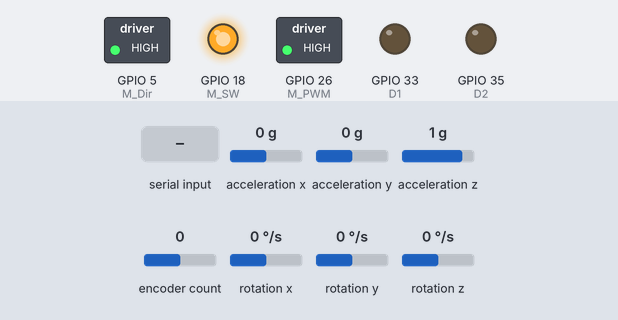
Bench run of a sketch on a simulated ESP32. On the bench: switched loads named in the sketch (green lamp = pin HIGH), output pins drawn as LEDs (lit = HIGH). The inputs (shaded band) are chosen by the test bench; at power-on: acceleration y 0 g, encoder count 0, acceleration z 1 g, acceleration x 0 g, rotation x 0 °/s, rotation y 0 °/s, rotation z 0 °/s. What the sketch prints to the serial monitor is not drawn.

Above: at 1.9 s.
2.0 s: "i90\n" received over Serial
At 2.22 s:
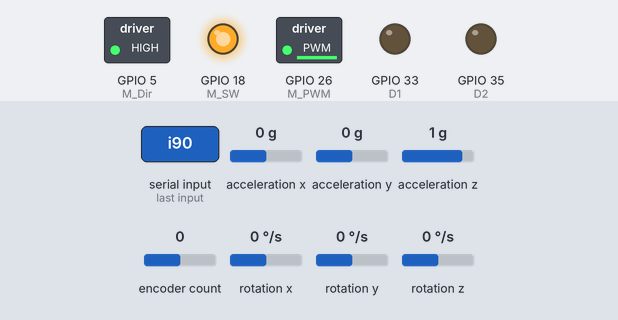
5.0 s: acceleration y set to -1.4 g
At 6.2 s:
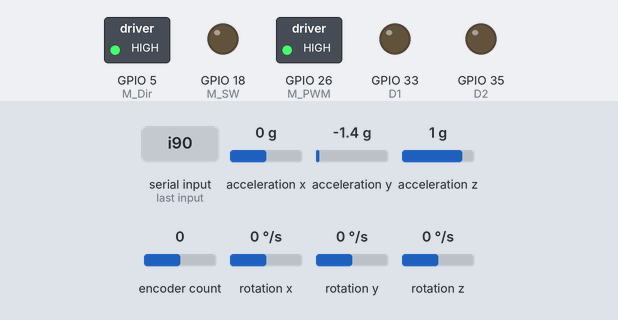
6.5 s: acceleration y set to -0.5 g
8.0 s: acceleration y set to -0.2 g
At 8.8 s:
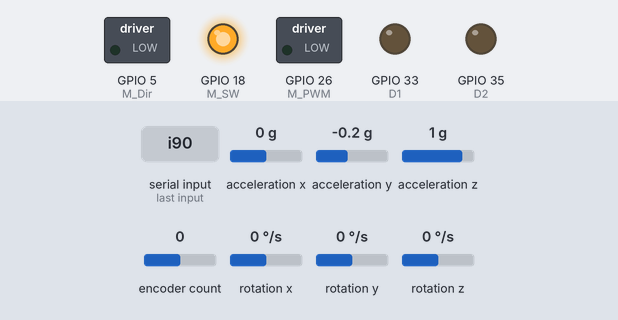
9.5 s: encoder count set to -1
11.0 s: acceleration z set to 0.7 g
14.0 s: acceleration z set to 0.4 g
At 15.2 s:
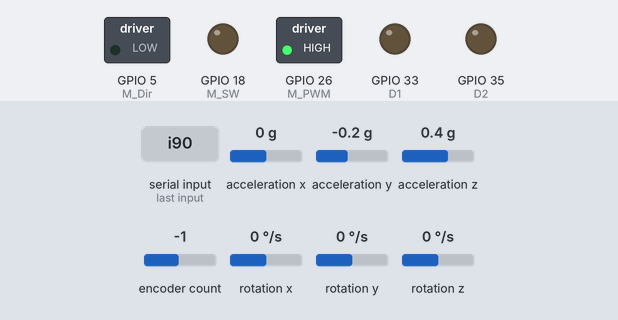
Timing chart, 0 to 16.5 s (numbered marks = the images above; inputs shaded):
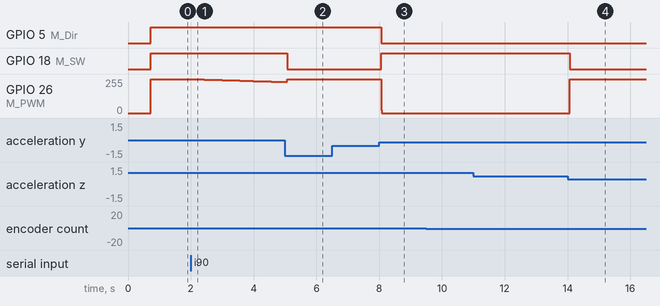

Measured:
- the behaviour switches between -0.4 and -0.3 g on acceleration y (found by bisection; images 2 and 3)
- the behaviour switches between 0.6 and 0.5 g on acceleration z (found by bisection; images 3 and 4)
- after the input at 2.0 s, GPIO 26 (M_PWM): moves from 255/255 to 233/255 over 3.0 s, starting at once
- after the input at 5.0 s, GPIO 18 (M_SW): HIGH → LOW after 0.07 s
- after the input at 8.0 s, GPIO 5 (M_Dir): HIGH → LOW after 0.07 s; GPIO 18 (M_SW): LOW → HIGH after 0.07 s; GPIO 26 (M_PWM): 255/255 → 0/255 after 0.07 s
- after the input at 14.0 s, GPIO 18 (M_SW): HIGH → LOW after 0.06 s; GPIO 26 (M_PWM): 0/255 → 255/255 after 0.06 s

The sketch:

main_kalman_filter.ino
```cpp
#include <ESP32Encoder.h>
#include "Wire.h"
#include "I2Cdev.h"
#include "MPU6050.h"
#include <PID_v1.h>
//#include <Servo.h>

#define M_PWM 26
#define M_SW 18
#define M_Dir 5
#define D1 33
#define D2 35

MPU6050 accelgyro;
ESP32Encoder encoder;

float count;
float theta_dotWheel=0;

const int m_freq = 20000;
const int resolution = 8;
int MAX_PWM_VOLTAGE = 255;
const int M_Wheel = 1;

const int ledChannel_1 = 2;
const int ledChannel_2 = 3;

const int D_freq = 5000;

double Setpoint, Input, Output;
float kp=4;
float ki=0;
float kd=0.1;


unsigned long now, lastTime = 0;
float dt;

int16_t ax, ay, az, gx, gy, gz;             //raw data from mpu6050
float aax=0, aay=0, agx=0, agy=0, agz=0;    //angle var
long axo = 0, ayo = 0, azo = 0;             //acc offset
long gxo = 0, gyo = 0, gzo = 0;             //gyr offset

float pi = 3.1415926;
float AcceRatio = 16384.0;                  //Ratio for acc
float GyroRatio = 131.0;                    //Ratio for gyr

uint8_t n_sample = 8;                       //num of filter sample
float aaxs[8] = {0}, aays[8] = {0};         //x,y queoe
long aax_sum, aay_sum;                      //x,y sample sum

float a_x[10]={0}, a_y[10]={0} ,g_x[10]={0} ,g_y[10]={0}; //variance
float Px=1, Rx, Kx, Sx, Vx, Qx;             //Kalman variable for x
float Py=1, Ry, Ky, Sy, Vy, Qy;             //Kalman variable for y


PID M_PID(&Input, &Output, &Setpoint, kp , ki , kd , DIRECT);// kp ki kd

double offset=0;
double MPU_Input;

void setup() {
  Serial.begin(115200);
  /* M_Wheel setup */
  pinMode(M_SW, OUTPUT);
  pinMode(M_Dir, OUTPUT);
  ledcSetup(M_Wheel , m_freq, 9);
  ledcAttachPin(M_PWM, M_Wheel);

  ledcSetup(ledChannel_1, D_freq, resolution);
  ledcSetup(ledChannel_2, D_freq, resolution);
  ledcAttachPin(D1, ledChannel_1);
  ledcAttachPin(D2, ledChannel_2);


  ESP32Encoder::useInternalWeakPullResistors = UP; // Enable the weak pull up resistors
  encoder.attachHalfQuad(19, 23); // Attache pins for use as encoder pins
  encoder.setCount(0);  // set starting count value after attaching

/*Initial MPU */
  Wire.begin();
  accelgyro.initialize();

  unsigned short times = 200;             //sample times
  for(int i=0;i<times;i++){
    accelgyro.getMotion6(&ax, &ay, &az, &gx, &gy, &gz); //read raw data from mpu
    axo += ax; ayo += ay; azo += az;
    gxo += gx; gyo += gy; gzo += gz;
  }
  axo /= times; ayo /= times; azo /= times; //calculate offset
  gxo /= times; gyo /= times; gzo /= times;


/*PID Controller*/
  Input=0;
  Setpoint=0.2;
  M_PID.SetMode(AUTOMATIC);
  M_PID.SetOutputLimits(-512,512);
  M_PID.SetSampleTime(10); // sample time for PID
}

void loop() {
/*Updating PID*/

  if (Serial.available()) {
    String reading = Serial.readStringUntil('\n');  // read from the Serial Monitor
    /* put your code here*/
    switch (reading[0]){
    case 'p':
      reading[0]=' ';
      reading.trim();
      kp=reading.toFloat();
      M_PID.SetTunings(kp, ki, kd);
      Serial.println("kp = " + String(kp) + ", ki = " + String(ki) + ", kd = " + String(kd));
      break;
    case 'i':
      reading[0]=' ';
      reading.trim();
      ki=reading.toFloat();
      M_PID.SetTunings(kp, ki, kd);
      Serial.println("kp = " + String(kp) + ", ki = " + String(ki) + ", kd = " + String(kd));
      break;
    case 'd':
      reading[0]=' ';
      reading.trim();
      kd=reading.toFloat();
      M_PID.SetTunings(kp, ki, kd);
      Serial.println("kp = " + String(kp) + ", ki = " + String(ki) + ", kd = " + String(kd));
      break;
    default:
      Serial.println("kp = " + String(kp) + ", ki = " + String(ki) + ", kd = " + String(kd));
      break;
      }
  }


  unsigned long now = millis();             //Current time(ms)
  dt = (now - lastTime) / 1000.0;           //dt(s)
  lastTime = now;                           //last sampled time(ms)

  accelgyro.getMotion6(&ax, &ay, &az, &gx, &gy, &gz); //raw data from MPU

  float accx = ax / AcceRatio;
  float accy = ay / AcceRatio;
  float accz = az / AcceRatio;

  aax = atan(accy / accz) * (-180) / pi;    //angle between level and x
  aay = atan(accx / accz) * 180 / pi;       //angle between level and y

  aax_sum = 0;
  aay_sum = 0;
  for(int i=1;i<n_sample;i++){
    aaxs[i-1] = aaxs[i];
    aax_sum += aaxs[i] * i;
    aays[i-1] = aays[i];
    aay_sum += aays[i] * i;
  }
  aaxs[n_sample-1] = aax;
  aax_sum += aax * n_sample;
  aax = (aax_sum / (11*n_sample/2.0)) * 9 / 7.0; //0-90°
  aays[n_sample-1] = aay;
  aay_sum += aay * n_sample;
  aay = (aay_sum / (11*n_sample/2.0)) * 9 / 7.0;

  float gyrox = - (gx-gxo) / GyroRatio * dt; //x Angular velocity
  float gyroy = - (gy-gyo) / GyroRatio * dt; //y Angular velocity
  agx += gyrox;                             //Integration of x Angular velocity
  agy += gyroy;                             //Integration of x Angular velocity

  /* kalmen start */
  Sx = 0; Rx = 0;
  Sy = 0; Ry = 0;
  for(int i=1;i<10;i++){                 //avg sample
    a_x[i-1] = a_x[i];
    Sx += a_x[i];
    a_y[i-1] = a_y[i];
    Sy += a_y[i];
  }
  a_x[9] = aax;
  Sx += aax;
  Sx /= 10;                                 //x avg spd
  a_y[9] = aay;
  Sy += aay;
  Sy /= 10;                                 //y avg spd

  for(int i=0;i<10;i++){
    Rx += sq(a_x[i] - Sx);
    Ry += sq(a_y[i] - Sy);
  }
  Rx = Rx / 9;                              //variance
  Ry = Ry / 9;

  Px = Px + 0.0025;
  Kx = Px / (Px + Rx);                      //calculate kalman gains
  agx = agx + Kx * (aax - agx);
  Px = (1 - Kx) * Px;
  Py = Py + 0.0025;
  Ky = Py / (Py + Ry);
  agy = agy + Ky * (aay - agy);
  Py = (1 - Ky) * Py;

  /* kalmen end */


  MPU_Input=agx;
  /* Print out the values */
  Serial.print("Acceleration: ");
  Serial.print(MPU_Input);Serial.print(",");
  Serial.print(Output);
  Serial.print(",");


  theta_dotWheel = (encoder.getCount()-count) * 3.6 / dt;
  count=encoder.getCount();
  Serial.print(Output+theta_dotWheel*0.001);
   Serial.println();
  //M_Motor(-200);
  Self_Balancing(MPU_Input);
}

void M_Motor(double spd){
  spd=spd;
  if (abs(MPU_Input)>20)spd=0;
  if(spd ==0){digitalWrite(M_SW, LOW);ledcWrite(M_Wheel, 511);}
    else if(spd>0){
      digitalWrite(M_SW, HIGH);
      digitalWrite(M_Dir, HIGH);
      ledcWrite(M_Wheel, 512-spd);
    }
    else {
      digitalWrite(M_SW, HIGH);
      digitalWrite(M_Dir, LOW);
      ledcWrite(M_Wheel, 512+spd);
    }
}

void D_Motor(int spd){
  spd=-spd;
  if (spd > 0) {
    ledcWrite(ledChannel_1, LOW);
    ledcWrite(ledChannel_2, spd);
  }
  else {
    ledcWrite(ledChannel_2, LOW);
    ledcWrite(ledChannel_1, -spd);
  }
}
void turning(int degree){

}

void Self_Balancing(double input){
  Input = input;
  M_PID.Compute();
  float outputs=Output+theta_dotWheel*0.001;

  M_Motor(outputs);
}
```
